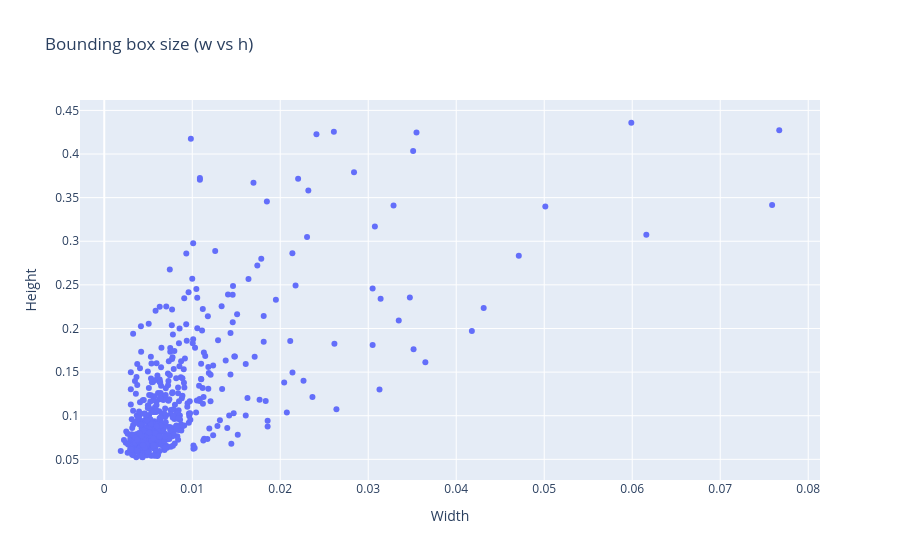

This figure's notebook cell:
### Markdown cell above
Scatter plot of w vs h

### Code cell
fig = px.scatter(
    x=all_w,
    y=all_h,
    labels={"x": "Width", "y": "Height"},
    title="Bounding box size (w vs h)"
)


fig.show()

### Figure 1 — Plotly figure (JSON) as saved in the notebook; plotly's stock layout.template omitted (floating-point values rounded to 4 significant figures; data arrays with more than 128 entries replaced by an {"elided": "..."} marker saying what was removed)
{"data": [{"hovertemplate": "Width=%{x}<br>Height=%{y}<extra></extra>", "legendgroup": "", "marker": {"color": "#636efa", "symbol": "circle"}, "mode": "markers", "name": "", "orientation": "v", "showlegend": false, "type": "scatter", "x": {"elided": "505 float values"}, "xaxis": "x", "y": {"elided": "505 float values"}, "yaxis": "y"}], "layout": {"legend": {"tracegroupgap": 0}, "title": {"text": "Bounding box size (w vs h)"}, "xaxis": {"anchor": "y", "domain": [0, 1], "title": {"text": "Width"}}, "yaxis": {"anchor": "x", "domain": [0, 1], "title": {"text": "Height"}}}}
